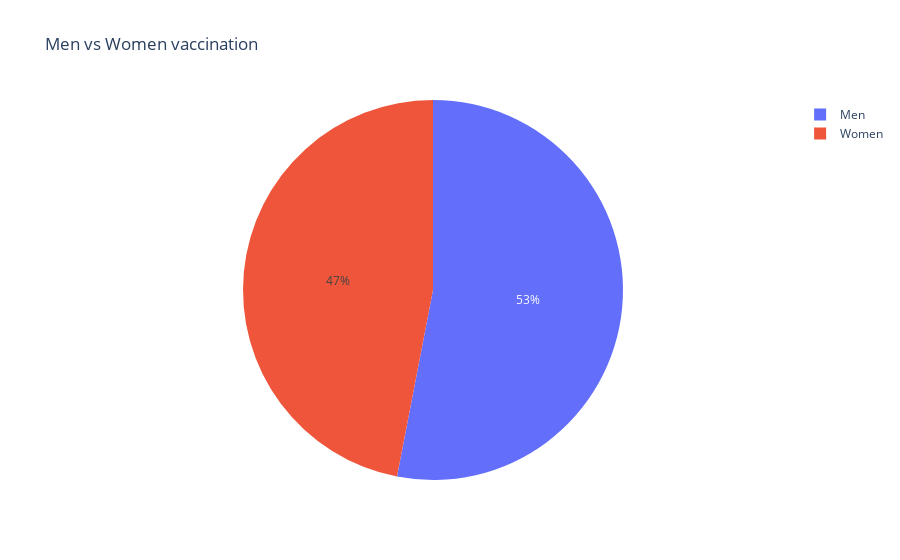

The code cell stored with this chart in its notebook:
### Code cell
# Pie chart for men,women and transgen vaccination
px.pie(names=['Men','Women'],values=[men_vacc,women_vacc],title='Men vs Women vaccination')

### Figure 1 — Plotly figure (JSON) as saved in the notebook; plotly's stock layout.template omitted (floating-point values rounded to 4 significant figures)
{"data": [{"domain": {"x": [0, 1], "y": [0, 1]}, "hovertemplate": "label=%{label}<br>value=%{value}<extra></extra>", "labels": ["Men", "Women"], "legendgroup": "", "name": "", "showlegend": true, "type": "pie", "values": [7138698858, 6321628736]}], "layout": {"legend": {"tracegroupgap": 0}, "title": {"text": "Men vs Women vaccination"}}}
